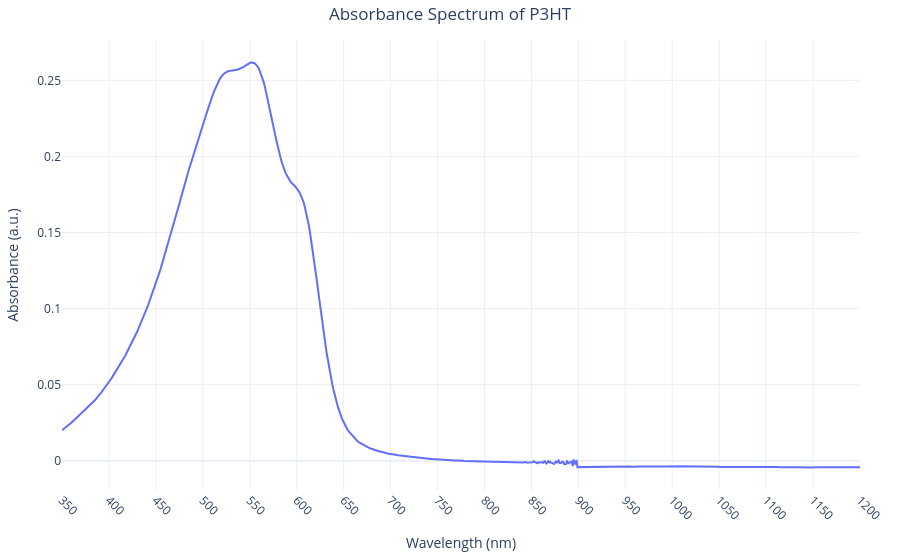

The notebook cell saved with this chart:
### Code cell
import plotly.graph_objs as go

# Create a plot using Plotly
fig = go.Figure()

# Add the absorbance data as a line
fig.add_trace(go.Scatter(x=data['Wavelength'], y=data['Absorbance'],
                         mode='lines',
                         name='Absorbance'))

# Update the layout for better visualization
fig.update_layout(
    title='Absorbance Spectrum of P3HT',
    xaxis_title='Wavelength (nm)',
    yaxis_title='Absorbance (a.u.)',
    xaxis=dict(
        tickmode='linear',
        tick0=350,
        dtick=50,
        range=[350, 1200]
    ),
    template='plotly_white'
)

# Adjust layout to avoid overlapping labels
fig.update_xaxes(tickangle=45)
fig.update_layout(margin=dict(l=40, r=40, t=40, b=40), title_x=0.5)

# Show plot
fig.show()

### Figure 1 — Plotly figure (JSON) as saved in the notebook; plotly's stock layout.template omitted (floating-point values rounded to 4 significant figures; data arrays with more than 128 entries replaced by an {"elided": "..."} marker saying what was removed)
{"data": [{"mode": "lines", "name": "Absorbance", "type": "scatter", "x": {"elided": "851 int values"}, "y": {"elided": "851 float values"}}], "layout": {"autosize": true, "dragmode": "zoom", "margin": {"b": 40, "l": 40, "r": 40, "t": 40}, "title": {"text": "Absorbance Spectrum of P3HT", "x": 0.5}, "xaxis": {"autorange": true, "dtick": 50, "range": [350, 1200], "tick0": 350, "tickangle": 45, "tickmode": "linear", "title": {"text": "Wavelength (nm)"}, "type": "linear"}, "yaxis": {"autorange": true, "range": [-0.01918, 0.2765], "title": {"text": "Absorbance (a.u.)"}, "type": "linear"}}}
